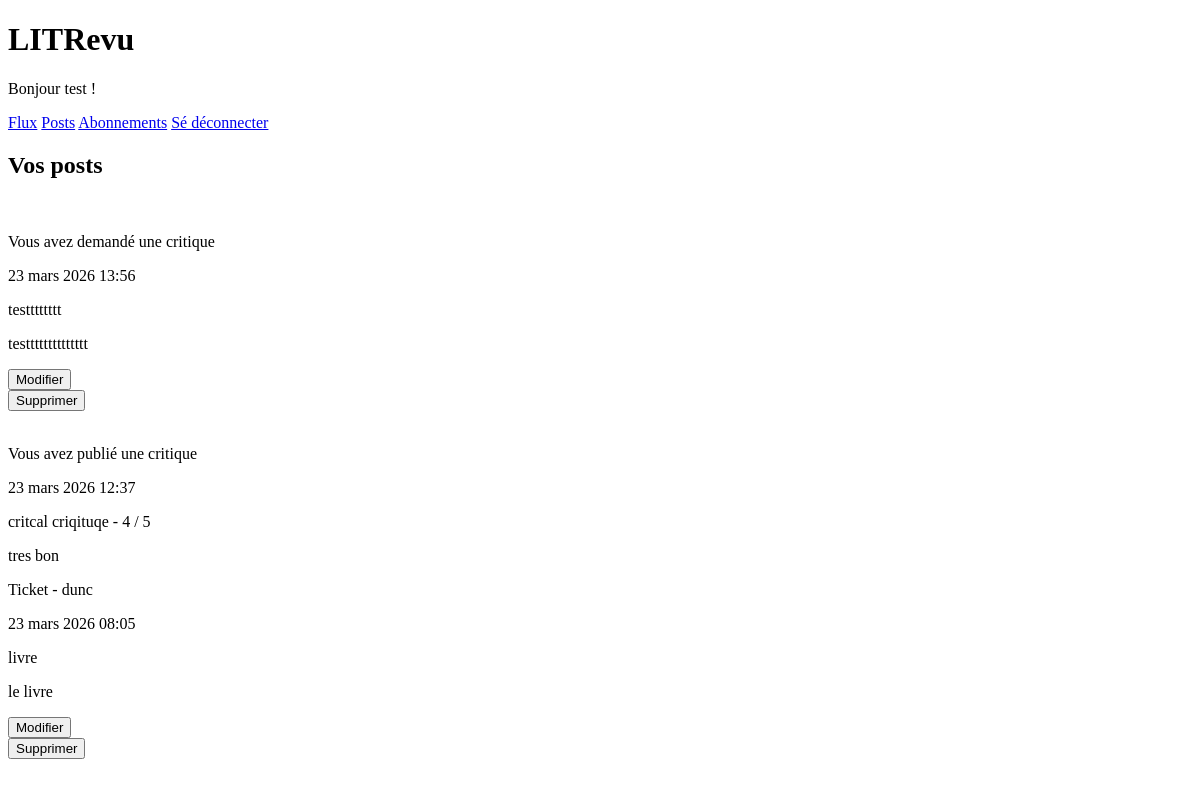
/posts/ (signed in), run on an earlier commit of the app's database.
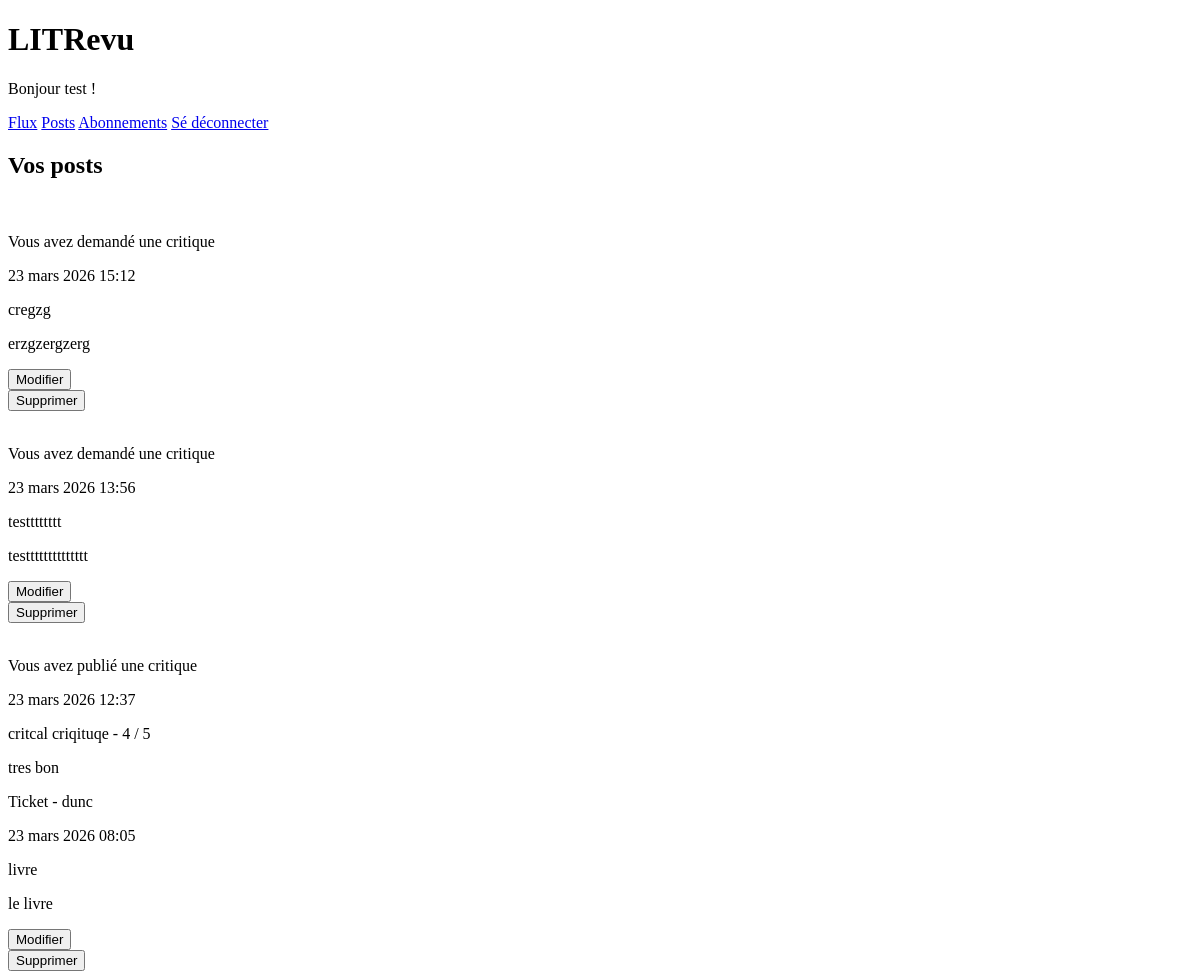
And on a later commit of the database.
### authentication/models.py (models this page shows)
class User(AbstractUser):
    follows = models.ManyToManyField('self', symmetrical=False, related_name='followers', blank=True)

### review_app/models.py (models this page shows)
class Ticket(models.Model):
    title = models.CharField(max_length=120)
    description = models.TextField()
    image = models.ImageField(upload_to='images/', blank=True)
    time_created = models.DateTimeField(auto_now_add=True)
    author = models.ForeignKey(settings.AUTH_USER_MODEL, on_delete=models.CASCADE)
    closed = models.BooleanField(default=False, blank=True)

class Review(models.Model):
    ticket = models.ForeignKey(to=Ticket, on_delete=models.CASCADE)
    rating = models.PositiveSmallIntegerField(validators=[MinValueValidator(0), MaxValueValidator(5)])
    headline = models.CharField(max_length=128)
    body = models.TextField()
    author = models.ForeignKey(to=settings.AUTH_USER_MODEL, on_delete=models.CASCADE)
    time_created = models.DateTimeField(auto_now_add=True)

### review_app/views.py (the view)
# urls.py: path("posts/", review_app.views.posts, name='posts'),
@login_required
def posts(request):
    tickets = Ticket.objects.filter(author=request.user)
    reviews = Review.objects.filter(author=request.user)
    items = []
    for ticket in tickets:
        ticket.type = 'TICKET'
        items.append(ticket)
    for review in reviews:
        review.type = 'REVIEW'
        items.append(review)
    context = sorted(items, key=lambda x: x.time_created, reverse=True)
    return render(request, 'review_app/posts.html', {'context': context})

### review_app/templates/review_app/posts.html
{% extends 'base.html' %}
{% block content %}
    <h2>Vos posts</h2>
        {% for element in context %}
        <br>
            {% if element.type == "TICKET" %}
                {% include 'review_app/partials/ticket_snippet.html'  with ticket=element in_review=False %}
                <form action="{% url 'edit-ticket' element.id %}">
                    <button type="submit">Modifier</button>
                </form>
                <form action="{% url 'delete-ticket' element.id %}">
                    <button type="submit">Supprimer</button>
                </form>
            {% elif element.type == "REVIEW" %}
                {% include 'review_app/partials/review_snippet.html'  with review=element %}
                {% include 'review_app/partials/ticket_snippet.html'  with ticket=element.ticket in_review=True  %}
                <form action="{% url 'edit-review' element.id %}">
                    <button type="submit">Modifier</button>
                </form>
                <form action="{% url 'delete-review' element.id %}">
                    <button type="submit">Supprimer</button>
                </form>
            {% endif %}
        {% endfor %}
{% endblock content %}

### templates/base.html (shortened to what this page needs)
<!DOCTYPE html>
<html lang="fr">
    <head>
    </head>
    <body>
        <header>
            <h1>LITRevu</h1>
            {% if user.is_authenticated %}
            <p>Bonjour {{ request.user }} !</p>
            <a href="{% url 'feed' %}">Flux</a>
            <a href="{% url 'posts' %}">Posts</a>
            <a href="{% url 'follow' %}">Abonnements</a>
            <a href="{% url 'logout' %}">Sé déconnecter</a>
            {% endif %}
        </header>
        {% block content %}
        {% endblock content %}
    </body>
</html>

### review_app/templates/review_app/partials/ticket_snippet.html (shortened to what this page needs)
{% if in_review == True %}
    <p>Ticket - {{ ticket.author }}</p>
{% else %}
    {% if ticket.author == request.user %}
        <p>Vous avez demandé une critique</p>
    {% else %}
        <p>{{ ticket.author }} a demandé une critique</p>
    {% endif %}
{% endif %}
<p>{{ ticket.time_created }}</p>
<p>{{ ticket.title }}</p>
<p>{{ ticket.description }}</p>

### review_app/templates/review_app/partials/review_snippet.html
{% if review.author == request.user %}
    <p>Vous avez publié une critique</p>
{% else %}
    <p>{{ review.author }} a publié une critique</p>
{% endif %}
<p>{{ review.time_created }}</p>
<p>{{ review.headline }} - {{ review.rating }} / 5</p>
<p>{{ review.body }}</p>

What changed in the data, as far as the page shows it:
added Ticket: shows "Vous avez demandé une critique", time_created "23 mars 2026 15:12", title "cregzg", description "erzgzergzerg"
